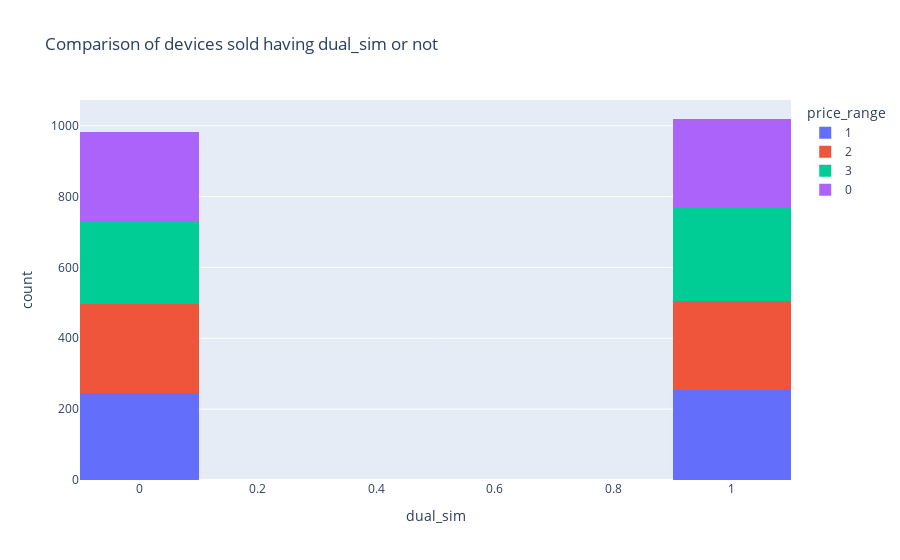

The notebook cell saved with this chart:
### Code cell
# dual_sim column

px.histogram(data_frame=df,x="dual_sim",title="Comparison of devices sold having dual_sim or not",color="price_range",nbins=10)

### Figure 1 — Plotly figure (JSON) as saved in the notebook; plotly's stock layout.template omitted (floating-point values rounded to 4 significant figures; data arrays with more than 128 entries replaced by an {"elided": "..."} marker saying what was removed)
{"data": [{"alignmentgroup": "True", "bingroup": "x", "hovertemplate": "price_range=1<br>dual_sim=%{x}<br>count=%{y}<extra></extra>", "legendgroup": "1", "marker": {"color": "#636efa"}, "name": "1", "nbinsx": 10, "offsetgroup": "1", "orientation": "v", "showlegend": true, "type": "histogram", "x": {"elided": "500 int values"}, "xaxis": "x", "yaxis": "y"}, {"alignmentgroup": "True", "bingroup": "x", "hovertemplate": "price_range=2<br>dual_sim=%{x}<br>count=%{y}<extra></extra>", "legendgroup": "2", "marker": {"color": "#EF553B"}, "name": "2", "nbinsx": 10, "offsetgroup": "2", "orientation": "v", "showlegend": true, "type": "histogram", "x": {"elided": "500 int values"}, "xaxis": "x", "yaxis": "y"}, {"alignmentgroup": "True", "bingroup": "x", "hovertemplate": "price_range=3<br>dual_sim=%{x}<br>count=%{y}<extra></extra>", "legendgroup": "3", "marker": {"color": "#00cc96"}, "name": "3", "nbinsx": 10, "offsetgroup": "3", "orientation": "v", "showlegend": true, "type": "histogram", "x": {"elided": "500 int values"}, "xaxis": "x", "yaxis": "y"}, {"alignmentgroup": "True", "bingroup": "x", "hovertemplate": "price_range=0<br>dual_sim=%{x}<br>count=%{y}<extra></extra>", "legendgroup": "0", "marker": {"color": "#ab63fa"}, "name": "0", "nbinsx": 10, "offsetgroup": "0", "orientation": "v", "showlegend": true, "type": "histogram", "x": {"elided": "500 int values"}, "xaxis": "x", "yaxis": "y"}], "layout": {"barmode": "relative", "legend": {"title": {"text": "price_range"}, "tracegroupgap": 0}, "title": {"text": "Comparison of devices sold having dual_sim or not"}, "xaxis": {"anchor": "y", "domain": [0, 1], "title": {"text": "dual_sim"}}, "yaxis": {"anchor": "x", "domain": [0, 1], "title": {"text": "count"}}}}
